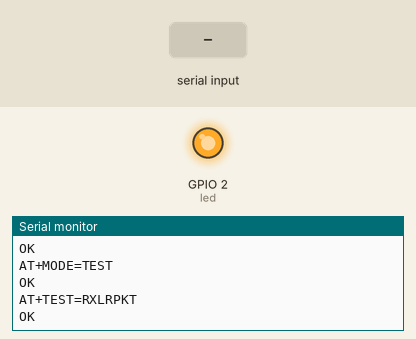
This sketch was run on a simulated ESP32. Parts: output pins drawn as LEDs (lit = HIGH), the last lines printed to the serial monitor. The inputs (shaded band) are chosen by the test bench. The modem accepts every AT command (registered, SIM ready, sends succeed) and sends nothing else.

Above: at 8.0 s.
8.1 s: "RX" received over the second serial link
At 8.4 s:
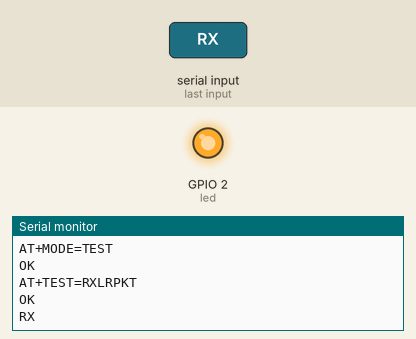
11.1 s: "90,45\n" received over the second serial link
At 12.4 s:
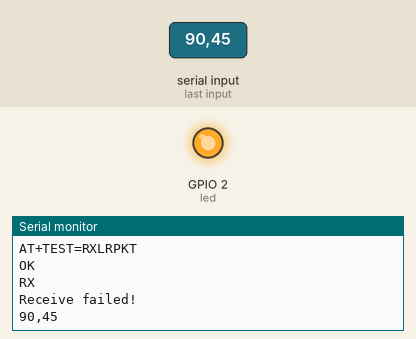
13.2 s: "0\n" received over the second serial link
At 13.5 s:
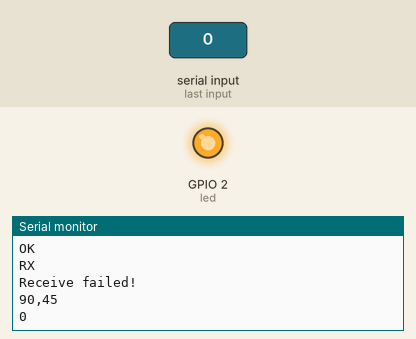

The sketch:

Receiver_Code_Trial_1.ino
```cpp
#include <Arduino.h>
#include <ArduinoJson.h>

static char recv_buf[512];
static int led = 2;

static int at_send_check_response(char *p_ack, int timeout_ms, const char *p_cmd, ...)
{
    int ch;
    int index = 0;
    unsigned long startMillis;
    va_list args;
    memset(recv_buf, 0, sizeof(recv_buf));
    va_start(args, p_cmd);
    Serial2.printf(p_cmd, args);
    Serial.printf(p_cmd, args);
    va_end(args);
    delay(200);
    startMillis = millis();

    if (p_ack == NULL)
        return 0;

    do
    {
        while (Serial2.available() > 0)
        {
            ch = Serial2.read();
            recv_buf[index++] = ch;
            Serial.print((char)ch);
            delay(2);
        }

        if (strstr(recv_buf, p_ack) != NULL)
            return 1;

    } while (millis() - startMillis < timeout_ms);
    Serial.println();
    return 0;
}

static void recv_prase(char *p_msg)
{
    if (p_msg == NULL)
    {
        Serial.println("Received null");
        return;
    }
    char *p_start = NULL;
    char data[128]; // To hold the received bytes as characters

    int bytes_len = 0;
    p_start = strstr(p_msg, "RX");
    if (p_start && (1 == sscanf(p_start, "RX \"%s\"", data)))
    {
        for (int i = 0; i < sizeof(data); i++)
        {
            if (data[i + 1] == 0)
            {
                bytes_len = i;
                break;
            }
        }

        // Convert the characters to a byteArray
        int message_len = bytes_len / 2 + 1;
        byte out[message_len];
        auto getNum = [](char c) { return c > '9' ? c - 'A' + 10 : c - '0'; };
        for (int x = 0, y = 0; x < bytes_len; ++x, ++y)
            out[y] = (getNum(data[x++]) << 4) + getNum(data[x]);
        out[message_len] = '\0';

        // Print the received bytes
        // for (int i = 0; i < message_len - 1; i++)s
        // {
        //     Serial.print(out[i], HEX);
        //     Serial.print("-");
        // }
        // Serial.println();
    }
}

void setup(void)
{
    Serial.begin(9600);
    pinMode(led, OUTPUT);
    digitalWrite(led, LOW);
    Serial2.begin(9600, SERIAL_8N1, 16, 17); // RX on GPIO16, TX on GPIO17
    Serial.print("Serial2 LOCAL TEST\r\n");
    at_send_check_response("+AT: OK", 1000, "AT\r\n");
    at_send_check_response("+MODE: TEST", 2000, "AT+MODE=TEST\r\n");
    at_send_check_response("+TEST: RXLRPKT", 3000, "AT+TEST=RXLRPKT\r\n"); //For HEX
    //at_send_check_response("+TEST: RXLRPKT", 3000, "AT+TEST=RXLRPKT\r\n"); //For String
    delay(200);
    digitalWrite(led, HIGH);
}

void loop(void)
{
    char cmd[128];
    // Transmit HEX Values
    sprintf(cmd, "");
    int ret = at_send_check_response("+TEST: RX", 4000, "");
    if (ret)
        recv_prase(recv_buf);
    else
        Serial.println("Receive failed!\r\n\r\n");
    delay(500);
}
```

Measured:
- after the input at 8.1 s, the serial monitor: prints a new line at once (image 1)
- after the input at 11.1 s, the serial monitor: prints a new line after 0.60 s (image 2)
- after the input at 13.2 s, the serial monitor: prints a new line at once (image 3)
